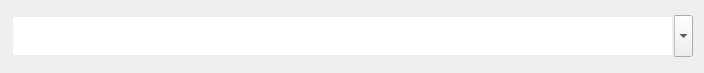
<?xml version="1.0" encoding="UTF-8"?>
<ui version="4.0">
 <class>Dialog</class>
 <widget class="QDialog" name="Dialog">
  <property name="geometry">
   <rect>
    <x>0</x>
    <y>0</y>
    <width>704</width>
    <height>73</height>
   </rect>
  </property>
  <property name="windowTitle">
   <string>searcher</string>
  </property>
  <layout class="QGridLayout" name="gridLayout">
   <item row="0" column="0">
    <widget class="QComboBox" name="search_comboBox">
     <property name="enabled">
      <bool>true</bool>
     </property>
     <property name="minimumSize">
      <size>
       <width>0</width>
       <height>40</height>
      </size>
     </property>
     <property name="font">
      <font>
       <pointsize>24</pointsize>
      </font>
     </property>
     <property name="editable">
      <bool>true</bool>
     </property>
     <property name="maxVisibleItems">
      <number>20</number>
     </property>
     <property name="insertPolicy">
      <enum>QComboBox::InsertAlphabetically</enum>
     </property>
     <property name="sizeAdjustPolicy">
      <enum>QComboBox::AdjustToContents</enum>
     </property>
     <property name="duplicatesEnabled">
      <bool>false</bool>
     </property>
     <property name="frame">
      <bool>false</bool>
     </property>
    </widget>
   </item>
  </layout>
 </widget>
 <resources/>
 <connections/>
</ui>
